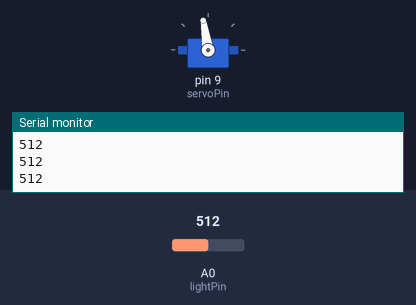
The sketch below on a simulated Arduino Uno, built with avr-gcc and run on an emulated ATmega328P. Shown: servo, the last lines printed to the serial monitor. The inputs (shaded band) are chosen by the test bench; at power-on: A0 (lightPin) = 512.

Above: at 1.2 s.
1.3 s: A0 (lightPin) set to 716
At 2.4 s:
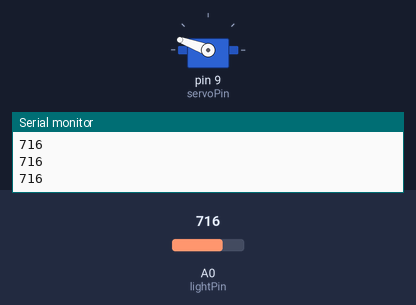
3.2 s: A0 (lightPin) set to 900
At 4.4 s:
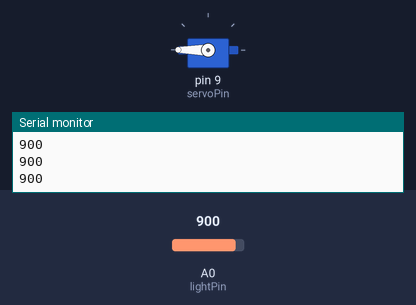
5.0 s: A0 (lightPin) set to 306
At 6.4 s:
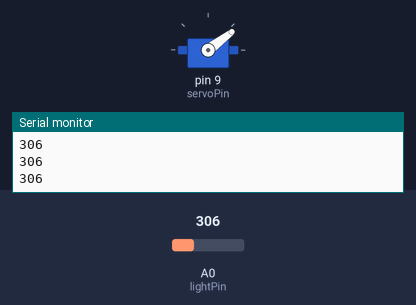
6.7 s: A0 (lightPin) set to 122
At 7.3 s:
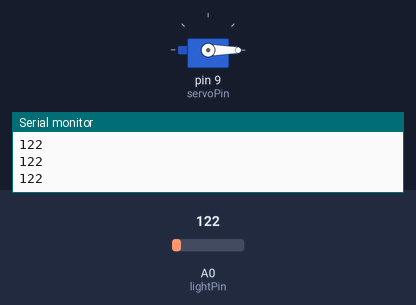
8.5 s: A0 (lightPin) set to 511
At 9.3 s:
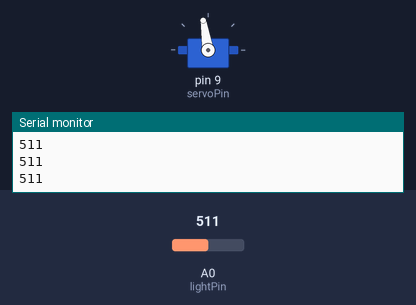
10.2 s: A0 (lightPin) set to 0
At 11.4 s:
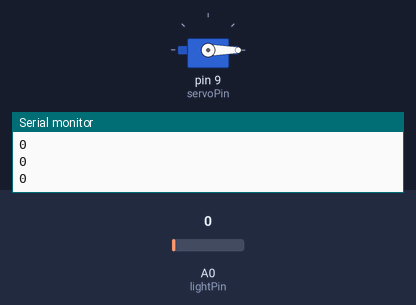
Timing chart, 0 to 13.0 s (numbered marks = the images above; inputs shaded):
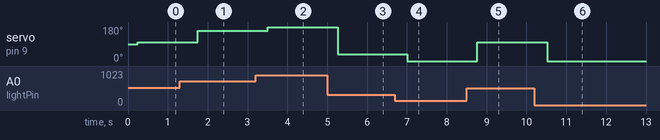

The sketch:

Light_Servo_motor_Project.ino
```cpp
#include <Servo.h>

int servoPin=9;
int lightPin=A0;
int lightVal;
int dt=250;
int angle=0;

Servo myServo;

void setup() {
  // put your setup code here, to run once:
  Serial.begin(9600);
  myServo.attach(servoPin);
  pinMode(lightPin,INPUT);

}

void loop() {

  lightVal=analogRead(lightPin);
  Serial.println(lightVal);
  delay(dt);
  angle=(0.3*(lightVal-180.));
  myServo.write(angle);
}
```

Measured:
- after the input at 1.3 s, servo on pin 9 (servoPin): 99° → 160° after 0.45 s
- after the input at 3.2 s, servo on pin 9 (servoPin): 160° → 180° after 0.31 s
- after the input at 5.0 s, servo on pin 9 (servoPin): 180° → 37° after 0.26 s
- after the input at 6.7 s, servo on pin 9 (servoPin): 37° → 0° after 0.31 s
- after the input at 8.5 s, servo on pin 9 (servoPin): 0° → 99° after 0.26 s
- after the input at 10.2 s, servo on pin 9 (servoPin): 99° → 0° after 0.32 s
